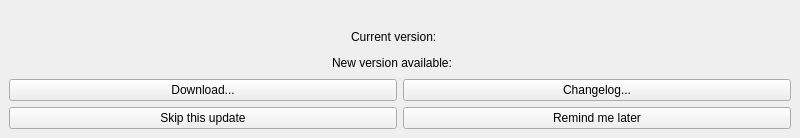
<?xml version="1.0" encoding="UTF-8"?>
<ui version="4.0">
 <class>UpdateAvailableWindow</class>
 <widget class="QMainWindow" name="UpdateAvailableWindow">
  <property name="geometry">
   <rect>
    <x>0</x>
    <y>0</y>
    <width>800</width>
    <height>138</height>
   </rect>
  </property>
  <property name="windowTitle">
   <string>Update available</string>
  </property>
  <widget class="QWidget" name="centralwidget">
   <layout class="QVBoxLayout" name="verticalLayout">
    <item>
     <spacer name="verticalSpacer">
      <property name="orientation">
       <enum>Qt::Vertical</enum>
      </property>
      <property name="sizeHint" stdset="0">
       <size>
        <width>20</width>
        <height>40</height>
       </size>
      </property>
     </spacer>
    </item>
    <item>
     <layout class="QHBoxLayout" name="horizontalLayout_4">
      <item>
       <spacer name="horizontalSpacer_3">
        <property name="orientation">
         <enum>Qt::Horizontal</enum>
        </property>
        <property name="sizeHint" stdset="0">
         <size>
          <width>40</width>
          <height>20</height>
         </size>
        </property>
       </spacer>
      </item>
      <item>
       <widget class="QLabel" name="label_3">
        <property name="text">
         <string>Current version:</string>
        </property>
       </widget>
      </item>
      <item>
       <widget class="QLabel" name="labelCurrentVersion">
        <property name="text">
         <string/>
        </property>
       </widget>
      </item>
      <item>
       <spacer name="horizontalSpacer_4">
        <property name="orientation">
         <enum>Qt::Horizontal</enum>
        </property>
        <property name="sizeHint" stdset="0">
         <size>
          <width>40</width>
          <height>20</height>
         </size>
        </property>
       </spacer>
      </item>
     </layout>
    </item>
    <item>
     <layout class="QHBoxLayout" name="horizontalLayout">
      <item>
       <spacer name="horizontalSpacer">
        <property name="orientation">
         <enum>Qt::Horizontal</enum>
        </property>
        <property name="sizeHint" stdset="0">
         <size>
          <width>40</width>
          <height>20</height>
         </size>
        </property>
       </spacer>
      </item>
      <item>
       <widget class="QLabel" name="label">
        <property name="text">
         <string>New version available: </string>
        </property>
       </widget>
      </item>
      <item>
       <widget class="QLabel" name="labelNewVersion">
        <property name="text">
         <string/>
        </property>
       </widget>
      </item>
      <item>
       <spacer name="horizontalSpacer_2">
        <property name="orientation">
         <enum>Qt::Horizontal</enum>
        </property>
        <property name="sizeHint" stdset="0">
         <size>
          <width>40</width>
          <height>20</height>
         </size>
        </property>
       </spacer>
      </item>
     </layout>
    </item>
    <item>
     <layout class="QHBoxLayout" name="horizontalLayout_3">
      <item>
       <widget class="QPushButton" name="pushButtonDownload">
        <property name="text">
         <string>Download...</string>
        </property>
       </widget>
      </item>
      <item>
       <widget class="QPushButton" name="pushButtonChangelog">
        <property name="text">
         <string>Changelog...</string>
        </property>
       </widget>
      </item>
     </layout>
    </item>
    <item>
     <layout class="QHBoxLayout" name="horizontalLayout_2">
      <item>
       <widget class="QPushButton" name="pushButtonIgnoreVersion">
        <property name="text">
         <string>Skip this update</string>
        </property>
       </widget>
      </item>
      <item>
       <widget class="QPushButton" name="pushButtonRemindLater">
        <property name="text">
         <string>Remind me later</string>
        </property>
       </widget>
      </item>
     </layout>
    </item>
   </layout>
  </widget>
 </widget>
 <resources/>
 <connections/>
</ui>
